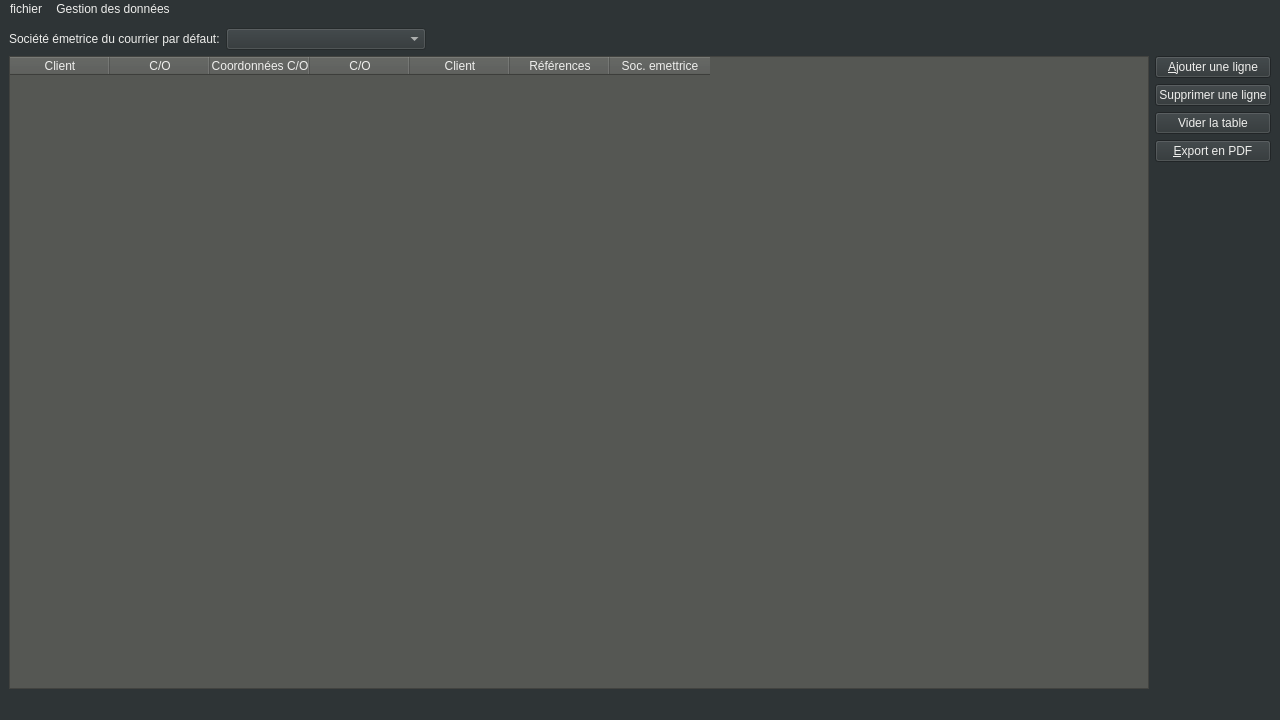
<?xml version="1.0" encoding="UTF-8"?>
<ui version="4.0">
 <class>MainWindow</class>
 <widget class="QMainWindow" name="MainWindow">
  <property name="geometry">
   <rect>
    <x>0</x>
    <y>0</y>
    <width>1280</width>
    <height>720</height>
   </rect>
  </property>
  <property name="windowTitle">
   <string>COMailPrinting</string>
  </property>
  <property name="styleSheet">
   <string notr="true">background-color: rgb(46, 52, 54);
color: rgb(238, 238, 236);</string>
  </property>
  <widget class="QWidget" name="centralwidget">
   <layout class="QGridLayout" name="gridLayout">
    <item row="0" column="0">
     <layout class="QVBoxLayout" name="verticalLayout_2">
      <item>
       <layout class="QHBoxLayout" name="horizontalLayout">
        <item>
         <widget class="QLabel" name="label">
          <property name="maximumSize">
           <size>
            <width>250</width>
            <height>16777215</height>
           </size>
          </property>
          <property name="baseSize">
           <size>
            <width>0</width>
            <height>0</height>
           </size>
          </property>
          <property name="text">
           <string>Société émetrice du courrier par défaut:</string>
          </property>
         </widget>
        </item>
        <item>
         <widget class="QComboBox" name="cbb_company">
          <property name="enabled">
           <bool>false</bool>
          </property>
          <property name="minimumSize">
           <size>
            <width>200</width>
            <height>0</height>
           </size>
          </property>
          <property name="maximumSize">
           <size>
            <width>250</width>
            <height>16777215</height>
           </size>
          </property>
         </widget>
        </item>
        <item>
         <spacer name="horizontalSpacer">
          <property name="orientation">
           <enum>Qt::Horizontal</enum>
          </property>
          <property name="sizeHint" stdset="0">
           <size>
            <width>40</width>
            <height>20</height>
           </size>
          </property>
         </spacer>
        </item>
       </layout>
      </item>
      <item>
       <layout class="QHBoxLayout" name="horizontalLayout_2">
        <item>
         <widget class="QTableWidget" name="tw_co">
          <property name="styleSheet">
           <string notr="true">background-color: rgb(85, 87, 83);
alternate-background-color: rgb(136, 138, 133);
color: rgb(238, 238, 236);</string>
          </property>
          <column>
           <property name="text">
            <string>Client</string>
           </property>
          </column>
          <column>
           <property name="text">
            <string>C/O</string>
           </property>
          </column>
          <column>
           <property name="text">
            <string>Coordonnées C/O</string>
           </property>
           <property name="font">
            <font>
             <bold>false</bold>
            </font>
           </property>
          </column>
          <column>
           <property name="text">
            <string>C/O</string>
           </property>
          </column>
          <column>
           <property name="text">
            <string>Client</string>
           </property>
          </column>
          <column>
           <property name="text">
            <string>Références</string>
           </property>
          </column>
          <column>
           <property name="text">
            <string>Soc. emettrice</string>
           </property>
          </column>
         </widget>
        </item>
        <item>
         <layout class="QVBoxLayout" name="verticalLayout">
          <property name="sizeConstraint">
           <enum>QLayout::SetDefaultConstraint</enum>
          </property>
          <item>
           <widget class="QPushButton" name="btnAddRow">
            <property name="styleSheet">
             <string notr="true"/>
            </property>
            <property name="text">
             <string>&amp;Ajouter une ligne</string>
            </property>
           </widget>
          </item>
          <item>
           <widget class="QPushButton" name="btnDeleteRow">
            <property name="text">
             <string>Supprimer une ligne</string>
            </property>
           </widget>
          </item>
          <item>
           <widget class="QPushButton" name="btnEmptyTable">
            <property name="text">
             <string>Vider la table</string>
            </property>
           </widget>
          </item>
          <item>
           <widget class="QPushButton" name="btnPrint">
            <property name="enabled">
             <bool>true</bool>
            </property>
            <property name="text">
             <string>&amp;Export en PDF</string>
            </property>
           </widget>
          </item>
          <item>
           <spacer name="verticalSpacer">
            <property name="orientation">
             <enum>Qt::Vertical</enum>
            </property>
            <property name="sizeHint" stdset="0">
             <size>
              <width>20</width>
              <height>40</height>
             </size>
            </property>
           </spacer>
          </item>
         </layout>
        </item>
       </layout>
      </item>
     </layout>
    </item>
   </layout>
  </widget>
  <widget class="QStatusBar" name="statusbar"/>
  <widget class="QMenuBar" name="menubar">
   <property name="geometry">
    <rect>
     <x>0</x>
     <y>0</y>
     <width>1280</width>
     <height>20</height>
    </rect>
   </property>
   <widget class="QMenu" name="menufichier">
    <property name="title">
     <string>fichier</string>
    </property>
    <addaction name="separator"/>
    <addaction name="actionQuitter"/>
   </widget>
   <widget class="QMenu" name="menuImport">
    <property name="title">
     <string>Gestion des données</string>
    </property>
    <addaction name="actionImport_customers"/>
    <addaction name="actionCompanyManagement"/>
    <addaction name="actionCustomerManagement"/>
    <addaction name="actionCoManagement"/>
    <addaction name="separator"/>
    <addaction name="actionDropTables"/>
    <addaction name="actionDropCompanyTable"/>
   </widget>
   <addaction name="menufichier"/>
   <addaction name="menuImport"/>
  </widget>
  <action name="actionGestion">
   <property name="text">
    <string>Gestion</string>
   </property>
  </action>
  <action name="actionQuitter">
   <property name="text">
    <string>Quitter</string>
   </property>
  </action>
  <action name="actionImport_customers">
   <property name="text">
    <string>Import clients depuis XLSX</string>
   </property>
  </action>
  <action name="actionImport_CO_depuis_XLSX">
   <property name="text">
    <string>Import CO depuis XLSX</string>
   </property>
  </action>
  <action name="actionAddImportCustomers">
   <property name="text">
    <string>Ajouter depuis fichier XLSX</string>
   </property>
  </action>
  <action name="actionDropTables">
   <property name="text">
    <string>Supprimer et recréer les tables CLIENTS et CO</string>
   </property>
  </action>
  <action name="actionCompanyManagement">
   <property name="text">
    <string>Gestion des sociétés</string>
   </property>
  </action>
  <action name="actionDropCreateCompanies">
   <property name="text">
    <string>Supprimer et recréer la table des sociétés</string>
   </property>
  </action>
  <action name="actionCustomerManagement">
   <property name="text">
    <string>Gestion des clients</string>
   </property>
  </action>
  <action name="actionCoManagement">
   <property name="text">
    <string>Gestion des C/O</string>
   </property>
  </action>
  <action name="actionDropCompanyTable">
   <property name="text">
    <string>Supprimer et recréer la table des sociétés</string>
   </property>
  </action>
 </widget>
 <resources/>
 <connections/>
</ui>
